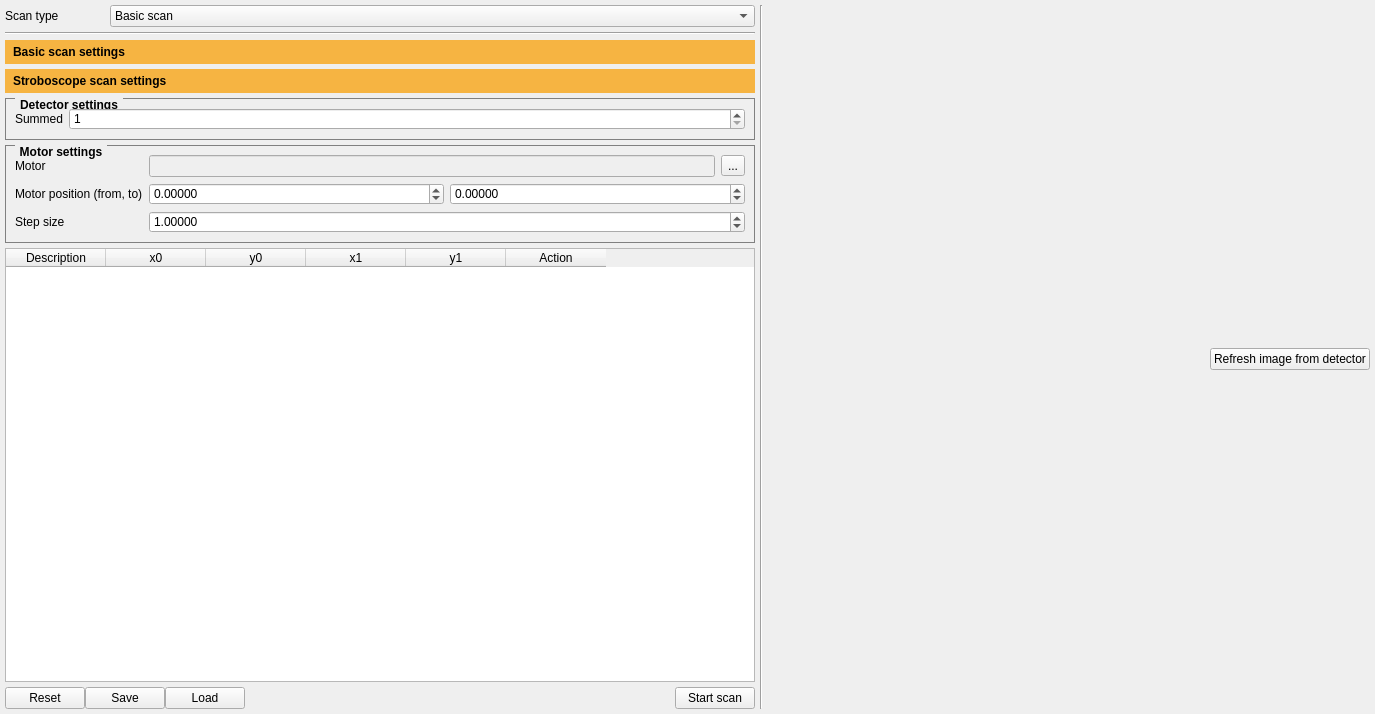
<?xml version="1.0" encoding="UTF-8"?>
<ui version="4.0">
 <class>Form</class>
 <widget class="QWidget" name="Form">
  <property name="geometry">
   <rect>
    <x>0</x>
    <y>0</y>
    <width>1375</width>
    <height>714</height>
   </rect>
  </property>
  <property name="sizePolicy">
   <sizepolicy hsizetype="Preferred" vsizetype="Preferred">
    <horstretch>0</horstretch>
    <verstretch>0</verstretch>
   </sizepolicy>
  </property>
  <property name="minimumSize">
   <size>
    <width>1260</width>
    <height>650</height>
   </size>
  </property>
  <property name="windowTitle">
   <string>Scan</string>
  </property>
  <layout class="QGridLayout" name="gridLayout">
   <property name="margin">
    <number>5</number>
   </property>
   <property name="spacing">
    <number>5</number>
   </property>
   <item row="0" column="0">
    <widget class="QStackedWidget" name="scan_widget_select">
     <property name="currentIndex">
      <number>1</number>
     </property>
     <widget class="QWidget" name="scan_graph_widget">
      <layout class="QGridLayout" name="gridLayout_5">
       <property name="margin">
        <number>0</number>
       </property>
       <property name="spacing">
        <number>0</number>
       </property>
       <item row="0" column="0">
        <widget class="QWidget" name="scan_plot_controls" native="true">
         <layout class="QGridLayout" name="gridLayout_9">
          <property name="horizontalSpacing">
           <number>6</number>
          </property>
          <property name="verticalSpacing">
           <number>0</number>
          </property>
          <property name="margin">
           <number>0</number>
          </property>
          <item row="3" column="0">
           <layout class="QHBoxLayout" name="horizontalLayout_6">
            <item>
             <widget class="QWidget" name="scan_save_controls_widget" native="true">
              <layout class="QHBoxLayout" name="scan_save_controls">
               <property name="spacing">
                <number>0</number>
               </property>
               <property name="margin">
                <number>0</number>
               </property>
               <item>
                <widget class="QPushButton" name="button_scan_save_ascii">
                 <property name="text">
                  <string>Save as ascii</string>
                 </property>
                </widget>
               </item>
               <item>
                <widget class="QPushButton" name="button_scan_save_image">
                 <property name="text">
                  <string>Save as image</string>
                 </property>
                </widget>
               </item>
               <item>
                <spacer name="horizontalSpacer_4">
                 <property name="orientation">
                  <enum>Qt::Horizontal</enum>
                 </property>
                 <property name="sizeHint" stdset="0">
                  <size>
                   <width>40</width>
                   <height>20</height>
                  </size>
                 </property>
                </spacer>
               </item>
              </layout>
             </widget>
            </item>
            <item>
             <widget class="QProgressBar" name="scan_waiting_progress">
              <property name="maximum">
               <number>100</number>
              </property>
              <property name="value">
               <number>0</number>
              </property>
              <property name="format">
               <string>Waiting progress: %p%</string>
              </property>
             </widget>
            </item>
            <item>
             <widget class="QProgressBar" name="scan_progressbar">
              <property name="value">
               <number>0</number>
              </property>
              <property name="format">
               <string>Scan progress: %p%</string>
              </property>
             </widget>
            </item>
            <item>
             <widget class="QPushButton" name="button_new_scan">
              <property name="sizePolicy">
               <sizepolicy hsizetype="Preferred" vsizetype="Fixed">
                <horstretch>0</horstretch>
                <verstretch>0</verstretch>
               </sizepolicy>
              </property>
              <property name="maximumSize">
               <size>
                <width>16777215</width>
                <height>16777215</height>
               </size>
              </property>
              <property name="text">
               <string>Repeat scan</string>
              </property>
             </widget>
            </item>
            <item>
             <widget class="QPushButton" name="button_stop_scan">
              <property name="text">
               <string>Stop scan</string>
              </property>
             </widget>
            </item>
           </layout>
          </item>
          <item row="0" column="0">
           <layout class="QHBoxLayout" name="stroboscope_controls"/>
          </item>
          <item row="1" column="0">
           <layout class="QGridLayout" name="scan_plot_layout">
            <property name="spacing">
             <number>0</number>
            </property>
           </layout>
          </item>
         </layout>
        </widget>
       </item>
      </layout>
     </widget>
     <widget class="QWidget" name="scan_controls_widget">
      <layout class="QGridLayout" name="gridLayout_6" rowstretch="0" columnstretch="0,0,0">
       <property name="margin">
        <number>0</number>
       </property>
       <property name="spacing">
        <number>5</number>
       </property>
       <item row="0" column="0">
        <widget class="QWidget" name="scan_parameter_controls" native="true">
         <property name="sizePolicy">
          <sizepolicy hsizetype="Fixed" vsizetype="Preferred">
           <horstretch>0</horstretch>
           <verstretch>0</verstretch>
          </sizepolicy>
         </property>
         <property name="minimumSize">
          <size>
           <width>750</width>
           <height>0</height>
          </size>
         </property>
         <property name="maximumSize">
          <size>
           <width>750</width>
           <height>16777215</height>
          </size>
         </property>
         <layout class="QGridLayout" name="gridLayout_11">
          <property name="sizeConstraint">
           <enum>QLayout::SetMaximumSize</enum>
          </property>
          <property name="horizontalSpacing">
           <number>0</number>
          </property>
          <property name="verticalSpacing">
           <number>5</number>
          </property>
          <property name="margin">
           <number>0</number>
          </property>
          <item row="0" column="0">
           <widget class="QWidget" name="scan_controls" native="true">
            <property name="sizePolicy">
             <sizepolicy hsizetype="Preferred" vsizetype="Fixed">
              <horstretch>0</horstretch>
              <verstretch>0</verstretch>
             </sizepolicy>
            </property>
            <property name="maximumSize">
             <size>
              <width>16777215</width>
              <height>416</height>
             </size>
            </property>
            <property name="styleSheet">
             <string notr="true"/>
            </property>
            <layout class="QGridLayout" name="gridLayout_2">
             <property name="margin">
              <number>0</number>
             </property>
             <property name="spacing">
              <number>5</number>
             </property>
             <item row="0" column="0" colspan="3">
              <layout class="QHBoxLayout" name="horizontalLayout">
               <item>
                <widget class="QLabel" name="label_2">
                 <property name="minimumSize">
                  <size>
                   <width>100</width>
                   <height>0</height>
                  </size>
                 </property>
                 <property name="maximumSize">
                  <size>
                   <width>100</width>
                   <height>16777215</height>
                  </size>
                 </property>
                 <property name="text">
                  <string>Scan type</string>
                 </property>
                </widget>
               </item>
               <item>
                <widget class="QComboBox" name="select_scan_type">
                 <property name="sizePolicy">
                  <sizepolicy hsizetype="Minimum" vsizetype="Fixed">
                   <horstretch>0</horstretch>
                   <verstretch>0</verstretch>
                  </sizepolicy>
                 </property>
                 <item>
                  <property name="text">
                   <string>Basic scan</string>
                  </property>
                 </item>
                 <item>
                  <property name="text">
                   <string>Stroboscope</string>
                  </property>
                 </item>
                </widget>
               </item>
              </layout>
             </item>
             <item row="1" column="0" colspan="3">
              <widget class="Line" name="line">
               <property name="orientation">
                <enum>Qt::Horizontal</enum>
               </property>
              </widget>
             </item>
             <item row="2" column="0" colspan="3">
              <widget class="QLabel" name="header_scan_settings">
               <property name="styleSheet">
                <string notr="true">font-weight:bold;background:#f6b442;padding:5</string>
               </property>
               <property name="text">
                <string>Basic scan settings</string>
               </property>
              </widget>
             </item>
             <item row="3" column="0" colspan="3">
              <widget class="QLabel" name="header_stroboscope_settings">
               <property name="styleSheet">
                <string notr="true">font-weight:bold;background:#f6b442;padding:5</string>
               </property>
               <property name="text">
                <string>Stroboscope scan settings</string>
               </property>
              </widget>
             </item>
             <item row="4" column="0" colspan="3">
              <widget class="QGroupBox" name="groupBox">
               <property name="sizePolicy">
                <sizepolicy hsizetype="Preferred" vsizetype="Fixed">
                 <horstretch>0</horstretch>
                 <verstretch>0</verstretch>
                </sizepolicy>
               </property>
               <property name="styleSheet">
                <string notr="true">QGroupBox {
    border: 1px solid gray;
    margin-top: 0.5em;
 font-weight:bold
}

QGroupBox::title {
    subcontrol-origin: margin;
    left: 10px;
    padding: 0 3px 0 3px;
 font-weight:bold
   
}</string>
               </property>
               <property name="title">
                <string>Detector settings</string>
               </property>
               <layout class="QFormLayout" name="formLayout">
                <property name="fieldGrowthPolicy">
                 <enum>QFormLayout::AllNonFixedFieldsGrow</enum>
                </property>
                <item row="0" column="0">
                 <widget class="QLabel" name="label_14">
                  <property name="text">
                   <string>Summed</string>
                  </property>
                 </widget>
                </item>
                <item row="0" column="1">
                 <widget class="QSpinBox" name="input_scan_summed">
                  <property name="minimum">
                   <number>1</number>
                  </property>
                  <property name="maximum">
                   <number>99999</number>
                  </property>
                 </widget>
                </item>
               </layout>
              </widget>
             </item>
            </layout>
           </widget>
          </item>
          <item row="1" column="0">
           <widget class="QGroupBox" name="groupBox_3">
            <property name="styleSheet">
             <string notr="true">QGroupBox {
    border: 1px solid gray;
    margin-top: 0.5em;
 font-weight:bold
}

QGroupBox::title {
    subcontrol-origin: margin;
    left: 10px;
    padding: 0 3px 0 3px;
 font-weight:bold
   
}</string>
            </property>
            <property name="title">
             <string>Motor settings</string>
            </property>
            <layout class="QFormLayout" name="formLayout_2">
             <item row="0" column="0">
              <widget class="QLabel" name="label_18">
               <property name="text">
                <string>Motor</string>
               </property>
              </widget>
             </item>
             <item row="0" column="1">
              <layout class="QHBoxLayout" name="horizontalLayout_7">
               <item>
                <widget class="QLineEdit" name="input_scan_motor">
                 <property name="enabled">
                  <bool>false</bool>
                 </property>
                </widget>
               </item>
               <item>
                <widget class="QToolButton" name="input_scan_select_motor">
                 <property name="cursor">
                  <cursorShape>PointingHandCursor</cursorShape>
                 </property>
                 <property name="text">
                  <string>...</string>
                 </property>
                </widget>
               </item>
              </layout>
             </item>
             <item row="1" column="0">
              <widget class="QLabel" name="label_motor_position">
               <property name="text">
                <string>Motor position (from, to)</string>
               </property>
              </widget>
             </item>
             <item row="1" column="1">
              <layout class="QHBoxLayout" name="motor_position_controls">
               <item>
                <widget class="QDoubleSpinBox" name="input_scan_start_position">
                 <property name="decimals">
                  <number>5</number>
                 </property>
                 <property name="minimum">
                  <double>-999999999.000000000000000</double>
                 </property>
                 <property name="maximum">
                  <double>999999999.000000000000000</double>
                 </property>
                </widget>
               </item>
               <item>
                <widget class="QDoubleSpinBox" name="input_scan_end_position">
                 <property name="decimals">
                  <number>5</number>
                 </property>
                 <property name="minimum">
                  <double>-999999999.000000000000000</double>
                 </property>
                 <property name="maximum">
                  <double>999999999.000000000000000</double>
                 </property>
                 <property name="value">
                  <double>0.000000000000000</double>
                 </property>
                </widget>
               </item>
              </layout>
             </item>
             <item row="2" column="0">
              <widget class="QLabel" name="label_step_size">
               <property name="text">
                <string>Step size</string>
               </property>
              </widget>
             </item>
             <item row="2" column="1">
              <widget class="QDoubleSpinBox" name="input_scan_motor_step">
               <property name="decimals">
                <number>5</number>
               </property>
               <property name="value">
                <double>1.000000000000000</double>
               </property>
              </widget>
             </item>
            </layout>
           </widget>
          </item>
          <item row="2" column="0">
           <widget class="QTableWidget" name="scanRegions">
            <property name="columnCount">
             <number>6</number>
            </property>
            <attribute name="verticalHeaderDefaultSectionSize">
             <number>30</number>
            </attribute>
            <attribute name="verticalHeaderDefaultSectionSize">
             <number>30</number>
            </attribute>
            <column>
             <property name="text">
              <string>Description</string>
             </property>
            </column>
            <column>
             <property name="text">
              <string>x0</string>
             </property>
            </column>
            <column>
             <property name="text">
              <string>y0</string>
             </property>
            </column>
            <column>
             <property name="text">
              <string>x1</string>
             </property>
            </column>
            <column>
             <property name="text">
              <string>y1</string>
             </property>
            </column>
            <column>
             <property name="text">
              <string>Action</string>
             </property>
            </column>
           </widget>
          </item>
          <item row="3" column="0">
           <widget class="QWidget" name="gridWidget" native="true">
            <layout class="QGridLayout" name="gridLayout_12">
             <property name="margin">
              <number>0</number>
             </property>
             <property name="spacing">
              <number>0</number>
             </property>
             <item row="1" column="0">
              <layout class="QHBoxLayout" name="horizontalLayout_15">
               <property name="spacing">
                <number>0</number>
               </property>
               <property name="topMargin">
                <number>0</number>
               </property>
               <item>
                <widget class="QPushButton" name="button_reset_selection">
                 <property name="text">
                  <string>Reset</string>
                 </property>
                </widget>
               </item>
               <item>
                <widget class="QPushButton" name="pushButton_2">
                 <property name="text">
                  <string>Save</string>
                 </property>
                </widget>
               </item>
               <item>
                <widget class="QPushButton" name="pushButton_3">
                 <property name="text">
                  <string>Load</string>
                 </property>
                </widget>
               </item>
               <item>
                <spacer name="horizontalSpacer_6">
                 <property name="orientation">
                  <enum>Qt::Horizontal</enum>
                 </property>
                 <property name="sizeHint" stdset="0">
                  <size>
                   <width>40</width>
                   <height>20</height>
                  </size>
                 </property>
                </spacer>
               </item>
               <item>
                <widget class="QPushButton" name="button_scan_start">
                 <property name="styleSheet">
                  <string notr="true"/>
                 </property>
                 <property name="text">
                  <string>Start scan</string>
                 </property>
                </widget>
               </item>
              </layout>
             </item>
            </layout>
           </widget>
          </item>
         </layout>
        </widget>
       </item>
       <item row="0" column="2">
        <widget class="QWidget" name="detector_image" native="true">
         <layout class="QGridLayout" name="gridLayout_13" rowstretch="0,0">
          <property name="sizeConstraint">
           <enum>QLayout::SetDefaultConstraint</enum>
          </property>
          <property name="margin">
           <number>0</number>
          </property>
          <item row="0" column="0">
           <layout class="QGridLayout" name="detector_scan_image"/>
          </item>
          <item row="1" column="0">
           <layout class="QHBoxLayout" name="horizontalLayout_16">
            <property name="topMargin">
             <number>5</number>
            </property>
            <item>
             <spacer name="horizontalSpacer_8">
              <property name="orientation">
               <enum>Qt::Horizontal</enum>
              </property>
              <property name="sizeHint" stdset="0">
               <size>
                <width>40</width>
                <height>20</height>
               </size>
              </property>
             </spacer>
            </item>
            <item>
             <widget class="QPushButton" name="button_refresh_detector_image">
              <property name="styleSheet">
               <string notr="true"/>
              </property>
              <property name="text">
               <string>Refresh image from detector</string>
              </property>
             </widget>
            </item>
           </layout>
          </item>
         </layout>
        </widget>
       </item>
       <item row="0" column="1">
        <layout class="QHBoxLayout" name="horizontalLayout_19">
         <item>
          <widget class="Line" name="line_2">
           <property name="orientation">
            <enum>Qt::Vertical</enum>
           </property>
          </widget>
         </item>
        </layout>
       </item>
      </layout>
     </widget>
    </widget>
   </item>
  </layout>
 </widget>
 <resources/>
 <connections>
  <connection>
   <sender>button_stop_scan</sender>
   <signal>clicked()</signal>
   <receiver>Form</receiver>
   <slot>action_reset_scan()</slot>
   <hints>
    <hint type="sourcelabel">
     <x>1368</x>
     <y>604</y>
    </hint>
    <hint type="destinationlabel">
     <x>700</x>
     <y>580</y>
    </hint>
   </hints>
  </connection>
  <connection>
   <sender>button_new_scan</sender>
   <signal>clicked()</signal>
   <receiver>Form</receiver>
   <slot>action_toggle_scan()</slot>
   <hints>
    <hint type="sourcelabel">
     <x>1277</x>
     <y>604</y>
    </hint>
    <hint type="destinationlabel">
     <x>846</x>
     <y>534</y>
    </hint>
   </hints>
  </connection>
  <connection>
   <sender>button_scan_save_ascii</sender>
   <signal>clicked()</signal>
   <receiver>Form</receiver>
   <slot>action_save_scan_ascii()</slot>
   <hints>
    <hint type="sourcelabel">
     <x>108</x>
     <y>604</y>
    </hint>
    <hint type="destinationlabel">
     <x>876</x>
     <y>615</y>
    </hint>
   </hints>
  </connection>
  <connection>
   <sender>button_scan_save_image</sender>
   <signal>clicked()</signal>
   <receiver>Form</receiver>
   <slot>action_save_scan_image()</slot>
   <hints>
    <hint type="sourcelabel">
     <x>222</x>
     <y>604</y>
    </hint>
    <hint type="destinationlabel">
     <x>711</x>
     <y>626</y>
    </hint>
   </hints>
  </connection>
  <connection>
   <sender>Form</sender>
   <signal>created()</signal>
   <receiver>scan_waiting_progress</receiver>
   <slot>hide()</slot>
   <hints>
    <hint type="sourcelabel">
     <x>492</x>
     <y>649</y>
    </hint>
    <hint type="destinationlabel">
     <x>782</x>
     <y>603</y>
    </hint>
   </hints>
  </connection>
  <connection>
   <sender>Form</sender>
   <signal>created()</signal>
   <receiver>header_stroboscope_settings</receiver>
   <slot>hide()</slot>
   <hints>
    <hint type="sourcelabel">
     <x>715</x>
     <y>649</y>
    </hint>
    <hint type="destinationlabel">
     <x>430</x>
     <y>99</y>
    </hint>
   </hints>
  </connection>
  <connection>
   <sender>button_reset_selection</sender>
   <signal>clicked()</signal>
   <receiver>Form</receiver>
   <slot>action_reset_regions()</slot>
   <hints>
    <hint type="sourcelabel">
     <x>90</x>
     <y>704</y>
    </hint>
    <hint type="destinationlabel">
     <x>753</x>
     <y>442</y>
    </hint>
   </hints>
  </connection>
  <connection>
   <sender>select_scan_type</sender>
   <signal>currentIndexChanged(int)</signal>
   <receiver>Form</receiver>
   <slot>action_change_scan_type()</slot>
   <hints>
    <hint type="sourcelabel">
     <x>191</x>
     <y>16</y>
    </hint>
    <hint type="destinationlabel">
     <x>0</x>
     <y>25</y>
    </hint>
   </hints>
  </connection>
  <connection>
   <sender>pushButton_3</sender>
   <signal>clicked()</signal>
   <receiver>Form</receiver>
   <slot>action_load_regions()</slot>
   <hints>
    <hint type="sourcelabel">
     <x>260</x>
     <y>704</y>
    </hint>
    <hint type="destinationlabel">
     <x>671</x>
     <y>374</y>
    </hint>
   </hints>
  </connection>
  <connection>
   <sender>pushButton_2</sender>
   <signal>clicked()</signal>
   <receiver>Form</receiver>
   <slot>action_save_regions()</slot>
   <hints>
    <hint type="sourcelabel">
     <x>175</x>
     <y>704</y>
    </hint>
    <hint type="destinationlabel">
     <x>723</x>
     <y>406</y>
    </hint>
   </hints>
  </connection>
  <connection>
   <sender>button_scan_start</sender>
   <signal>clicked()</signal>
   <receiver>Form</receiver>
   <slot>action_start_scan()</slot>
   <hints>
    <hint type="sourcelabel">
     <x>742</x>
     <y>697</y>
    </hint>
    <hint type="destinationlabel">
     <x>815</x>
     <y>472</y>
    </hint>
   </hints>
  </connection>
  <connection>
   <sender>button_refresh_detector_image</sender>
   <signal>clicked()</signal>
   <receiver>Form</receiver>
   <slot>action_refresh_detector_image()</slot>
   <hints>
    <hint type="sourcelabel">
     <x>1368</x>
     <y>549</y>
    </hint>
    <hint type="destinationlabel">
     <x>782</x>
     <y>708</y>
    </hint>
   </hints>
  </connection>
 </connections>
 <slots>
  <signal>created()</signal>
  <slot>add_new_region()</slot>
  <slot>action_save_regions()</slot>
  <slot>action_load_regions()</slot>
  <slot>action_reset_regions()</slot>
  <slot>action_refresh_detector_image()</slot>
  <slot>action_start_scan()</slot>
  <slot>action_reset_scan()</slot>
  <slot>action_toggle_scan()</slot>
  <slot>action_save_scan_ascii()</slot>
  <slot>action_save_scan_image()</slot>
  <slot>action_change_scan_type()</slot>
 </slots>
</ui>
